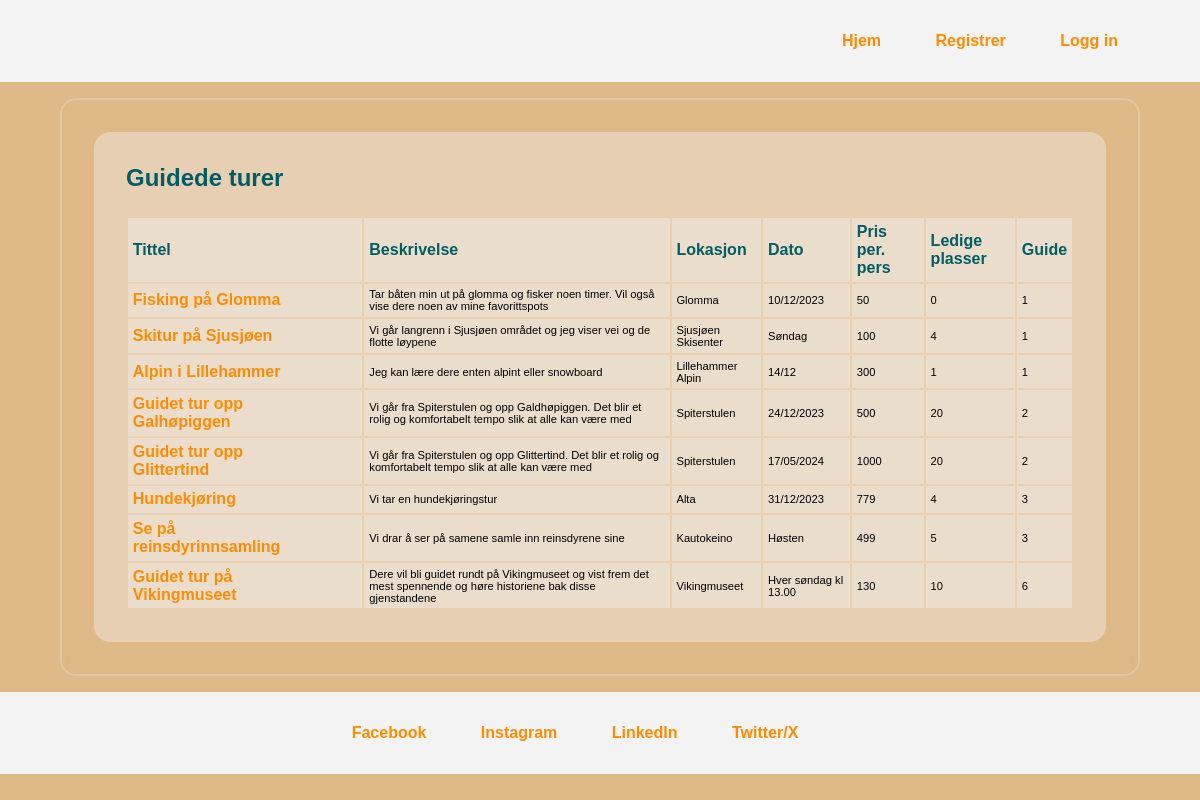
The page / on the database its author committed.
### tables this page shows
CREATE TABLE tours (
                                                id integer PRIMARY KEY,
                                                title text NOT NULL,
                                                max_capacity int NOT NULL,
                                                description text NOT NULL,
                                                location text NOT NULL,
                                                date text NOT NULL,
                                                price int NOT NULL,
                                                created_by text,
                                                is_active bool, 
                                                image blob 
                                            );

### application/controller/home_controller.py (the view)
@home_blueprint.route("/")
def home():
    conn, cur = connect_to_db(current_app)
    update_plasser_ledig(cur)
    conn.close()
    return render_template("index.html", list_of_tours=list_of_tours)

### application/model/database.py (called while the page is built)
def create_connection(db_file):
    conn = None
    try:
        conn = sqlite3.connect(db_file, check_same_thread=False)
    except Error as e:
        print(e)
    return conn

def connect_to_db(app):
    database = app.config['DATABASE_URI']
    conn = create_connection(database)
    cur = conn.cursor()
    return conn, cur

### application/model/dbtour.py (called while the page is built)
def update_plasser_ledig(cur):
    sql = '''SELECT id_tour, participants FROM booking WHERE is_active = True'''
    cur.execute(sql)
    sql_results = cur.fetchall()
    participants_dict = {}
    for tour_id, participants in sql_results:
        if tour_id in participants_dict:
            participants_dict[tour_id] += participants
        else:
            participants_dict[tour_id] = participants
    for tour in list_of_tours:
        if str(tour['id']) in participants_dict:
            tour['spots_available'] = int(tour['max_capacity']) - int(participants_dict[str(tour['id'])])
    for tour in list_of_tours:
        if 'spots_available' not in tour:
            tour['spots_available'] = tour['max_capacity']

### application/template/index.html (shortened to what this page needs)
<!DOCTYPE html>
<html lang="en">
<head>
    <link rel="stylesheet" href="{{ url_for('static', filename='style.css') }}">
    <link rel="stylesheet" href="https://cdnjs.cloudflare.com/ajax/libs/font-awesome/6.0.0/css/all.min.css">
</head>
<body>
<div id="gridContainer">
    <header>
        <nav id="top-meny">
            <a href="/">Hjem</a>
            <a href="/registrer">Registrer</a>
            <a href="/login">Logg in</a>
        </nav>
    </header>
    <main>
        <div class="content-index">
            {% block content %}
            <h2>Guidede turer</h2>
                <table>
                    <thead>
                    <tr>
                        <th>Tittel</th>
                        <th class="table-description">Beskrivelse</th>
                        <th>Lokasjon</th>
                        <th>Dato</th>
                        <th>Pris per. pers</th>
                        <th>Ledige plasser</th>
                        <th>Guide</th>
                    </tr>
                    </thead>
                    <tbody>
                    {% for tour in list_of_tours %}
                    {% if not tour.is_active == 0 %}
                    <tr>
                        <td><a href="{{ url_for('tour.outtour', tour_id=tour.id) }}">{{ tour.title }}</a></td>
                        <td class="table-description">{{ tour.description }}</td>
                        <td>{{ tour.location }}</td>
                        <td>{{ tour.date }}</td>
                        <td>{{ tour.price }}</td>
                        <td>{{ tour.spots_available }}</td>
                        <td>{{ tour.created_by }}</td>
                    </tr>
                    {% endif %}
                    {% endfor %}
                    </tbody>
                </table>
            {% endblock %}
        </div>
    </main>
    {% block footer %}
    <footer>
        <nav id="footer">
            <a href="#">Facebook</a>
            <a href="#">Instagram</a>
            <a href="#">LinkedIn</a>
            <a href="#">Twitter/X</a>
        </nav>
    </footer>
    {% endblock %}
</div>
</body>
</html>

### application/static/style.css (style rules this page uses)
* { box-sizing: border-box; margin: 0; font-family: Arial, sans-serif; }
body { background-image: url("https://images.unsplash.com/photo-1488646953014-85cb44e25828?q=80&w=1935&auto=format&fit=crop&ixlib=rb-4.0.3&ixid=M3wxMjA3fDB8MHxwaG90by1wYWdlfHx8fGVufDB8fHx8fA%3D%3D"); background-size: auto; background-repeat: no-repeat; background-position: center; margin: 0 auto; background-color: burlywood; }
p, a, td, label { font-size: 0.7rem; }
h1, h2 { padding-bottom: 1.5rem; }
h1, h2, th { color: rgba(0, 93, 99); text-align: left; }
a { color: darkorange; font-weight: bold; font-size: 1rem; margin-right: 50px; text-decoration: none; }
#gridContainer { display: grid; grid-template-areas: "header" "main" "footer"; grid-template-rows: auto auto auto; }
header { grid-area: header; text-align: right; background-color: #f3f3f3; padding: 2rem 2rem; max-height: 6rem; }
main { grid-area: main; margin: 1rem auto; padding: 2rem; display: flex; justify-content: flex-start; align-content: center; gap: 2rem; flex-direction: column; border: 2px solid rgba(255, 255, 255, .2); backdrop-filter: blur(8px); border-radius: 1rem; min-width: 60%; max-width: 90%; }
.content, .content-index { background-color: rgba(243, 243, 243, 0.4); padding: 2rem; border-radius: 1rem; }
footer { grid-area: footer; background-color: #f3f3f3; text-align: center; padding: 2rem 2rem; }
td, th { padding: 0.3rem; background-color: rgba(243, 243, 243, 0.4); }
tr { margin: 1rem; }
.table-description { min-width: 30%; }

### rows shown on the page
tours: title "Fisking på Glomma", description "Tar båten min ut på glomma og fisker noen timer. Vil også vise dere noen av mine favorittspots", location "Glomma", date "10/12/2023", price "50", spots_available "0", created_by "1"
tours: title "Skitur på Sjusjøen", description "Vi går langrenn i Sjusjøen området og jeg viser vei og de flotte løypene", location "Sjusjøen Skisenter", date "Søndag", price "100", spots_available "4", created_by "1"
tours: title "Alpin i Lillehammer", description "Jeg kan lære dere enten alpint eller snowboard", location "Lillehammer Alpin", date "14/12", price "300", spots_available "1", created_by "1"
tours: title "Guidet tur opp Galhøpiggen", description "Vi går fra Spiterstulen og opp Galdhøpiggen. Det blir et rolig og komfortabelt tempo slik at alle kan være med", location "Spiterstulen", date "24/12/2023", price "500", spots_available "20", created_by "2"
tours: title "Guidet tur opp Glittertind", description "Vi går fra Spiterstulen og opp Glittertind. Det blir et rolig og komfortabelt tempo slik at alle kan være med", location "Spiterstulen", date "17/05/2024", price "1000", spots_available "20", created_by "2"
tours: title "Hundekjøring", description "Vi tar en hundekjøringstur", location "Alta", date "31/12/2023", price "779", spots_available "4", created_by "3"
tours: title "Se på reinsdyrinnsamling", description "Vi drar å ser på samene samle inn reinsdyrene sine", location "Kautokeino", date "Høsten", price "499", spots_available "5", created_by "3"
tours: title "Guidet tur på Vikingmuseet", description "Dere vil bli guidet rundt på Vikingmuseet og vist frem det mest spennende og høre historiene bak disse gjenstandene", location "Vikingmuseet", date "Hver søndag kl 13.00", price "130", spots_available "10", created_by "6"
